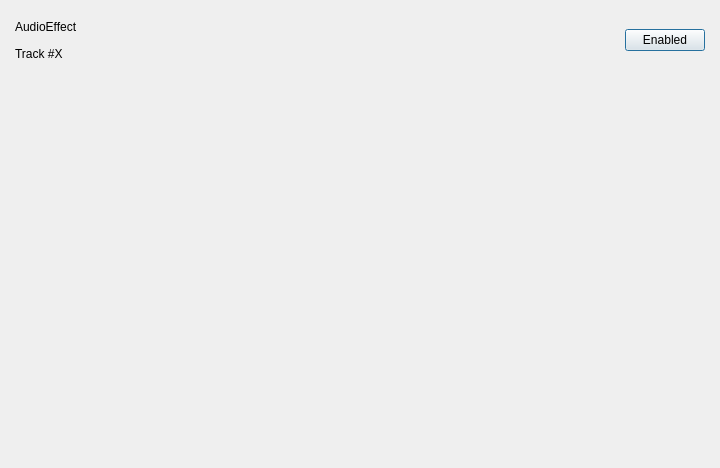
<?xml version="1.0" encoding="UTF-8"?>
<ui version="4.0">
 <class>AudioEffectWindow</class>
 <widget class="QDialog" name="AudioEffectWindow">
  <property name="geometry">
   <rect>
    <x>0</x>
    <y>0</y>
    <width>720</width>
    <height>468</height>
   </rect>
  </property>
  <property name="windowTitle">
   <string>Dialog</string>
  </property>
  <layout class="QVBoxLayout" name="verticalLayout">
   <property name="spacing">
    <number>0</number>
   </property>
   <property name="leftMargin">
    <number>0</number>
   </property>
   <property name="topMargin">
    <number>0</number>
   </property>
   <property name="rightMargin">
    <number>0</number>
   </property>
   <property name="bottomMargin">
    <number>0</number>
   </property>
   <item>
    <widget class="QWidget" name="widget" native="true">
     <property name="minimumSize">
      <size>
       <width>0</width>
       <height>80</height>
      </size>
     </property>
     <layout class="QHBoxLayout" name="horizontalLayout">
      <property name="spacing">
       <number>5</number>
      </property>
      <property name="leftMargin">
       <number>5</number>
      </property>
      <property name="topMargin">
       <number>5</number>
      </property>
      <property name="rightMargin">
       <number>5</number>
      </property>
      <property name="bottomMargin">
       <number>5</number>
      </property>
      <item>
       <widget class="QWidget" name="container" native="true">
        <layout class="QHBoxLayout" name="horizontalLayout_2">
         <property name="spacing">
          <number>5</number>
         </property>
         <property name="leftMargin">
          <number>5</number>
         </property>
         <property name="topMargin">
          <number>5</number>
         </property>
         <property name="rightMargin">
          <number>5</number>
         </property>
         <property name="bottomMargin">
          <number>5</number>
         </property>
         <item>
          <layout class="QVBoxLayout" name="verticalLayout_2">
           <property name="spacing">
            <number>5</number>
           </property>
           <property name="leftMargin">
            <number>5</number>
           </property>
           <property name="topMargin">
            <number>5</number>
           </property>
           <property name="rightMargin">
            <number>5</number>
           </property>
           <property name="bottomMargin">
            <number>5</number>
           </property>
           <item>
            <widget class="QLabel" name="label">
             <property name="text">
              <string>AudioEffect</string>
             </property>
            </widget>
           </item>
           <item>
            <widget class="QLabel" name="label_2">
             <property name="text">
              <string>Track #X</string>
             </property>
            </widget>
           </item>
          </layout>
         </item>
         <item>
          <spacer name="horizontalSpacer">
           <property name="orientation">
            <enum>Qt::Horizontal</enum>
           </property>
           <property name="sizeHint" stdset="0">
            <size>
             <width>40</width>
             <height>20</height>
            </size>
           </property>
          </spacer>
         </item>
         <item>
          <layout class="QVBoxLayout" name="verticalLayout_3">
           <property name="leftMargin">
            <number>5</number>
           </property>
           <property name="topMargin">
            <number>5</number>
           </property>
           <property name="rightMargin">
            <number>5</number>
           </property>
           <property name="bottomMargin">
            <number>5</number>
           </property>
           <item>
            <widget class="QPushButton" name="pushButton">
             <property name="text">
              <string>Enabled</string>
             </property>
             <property name="checkable">
              <bool>true</bool>
             </property>
            </widget>
           </item>
          </layout>
         </item>
        </layout>
       </widget>
      </item>
     </layout>
    </widget>
   </item>
   <item>
    <widget class="QWidget" name="effect_container" native="true">
     <property name="sizePolicy">
      <sizepolicy hsizetype="Preferred" vsizetype="Expanding">
       <horstretch>0</horstretch>
       <verstretch>0</verstretch>
      </sizepolicy>
     </property>
    </widget>
   </item>
  </layout>
 </widget>
 <resources/>
 <connections/>
</ui>
